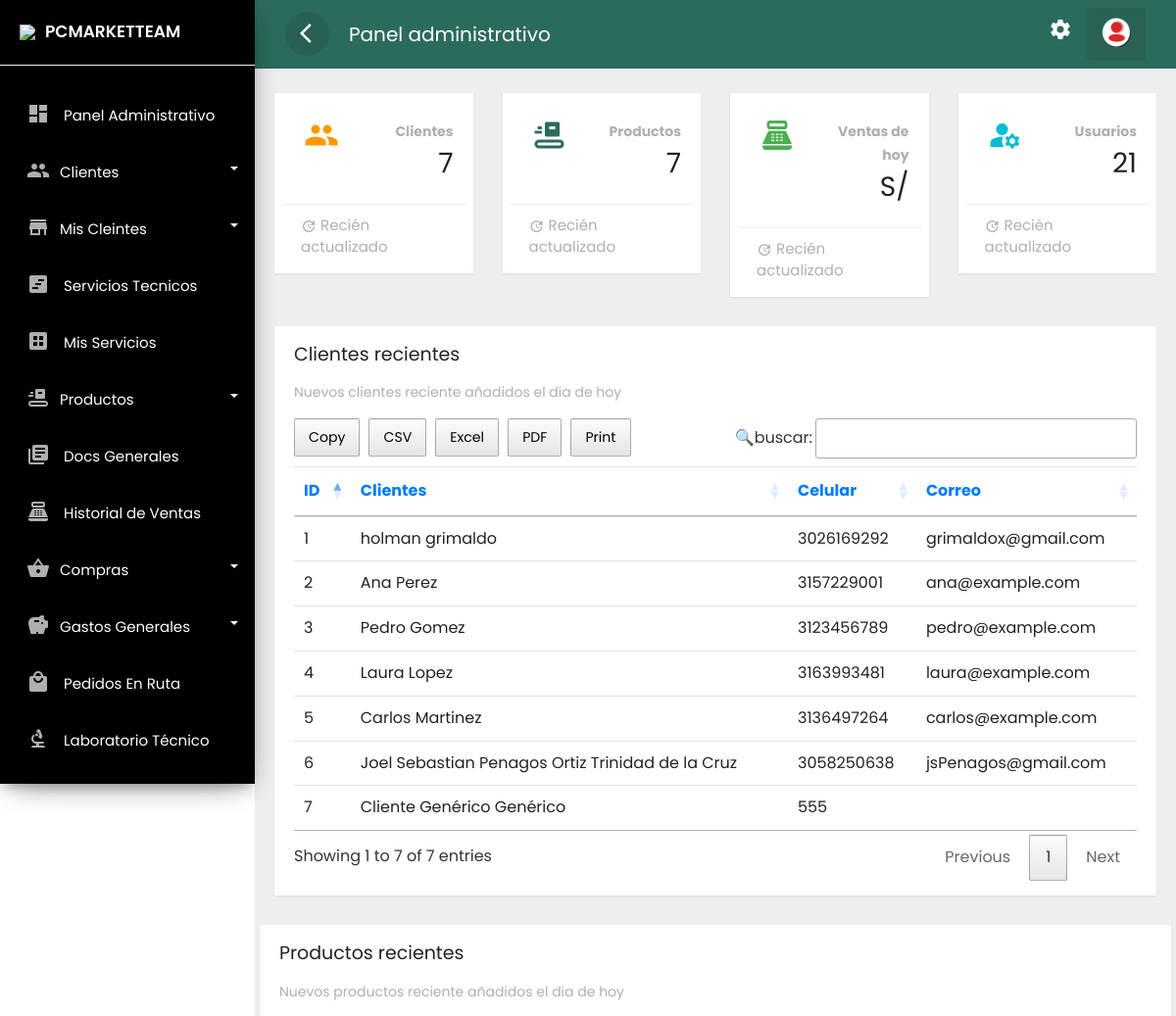
/frontend/administrador/escritorio.php (signed in, upper part), run on an earlier commit of the app's database.
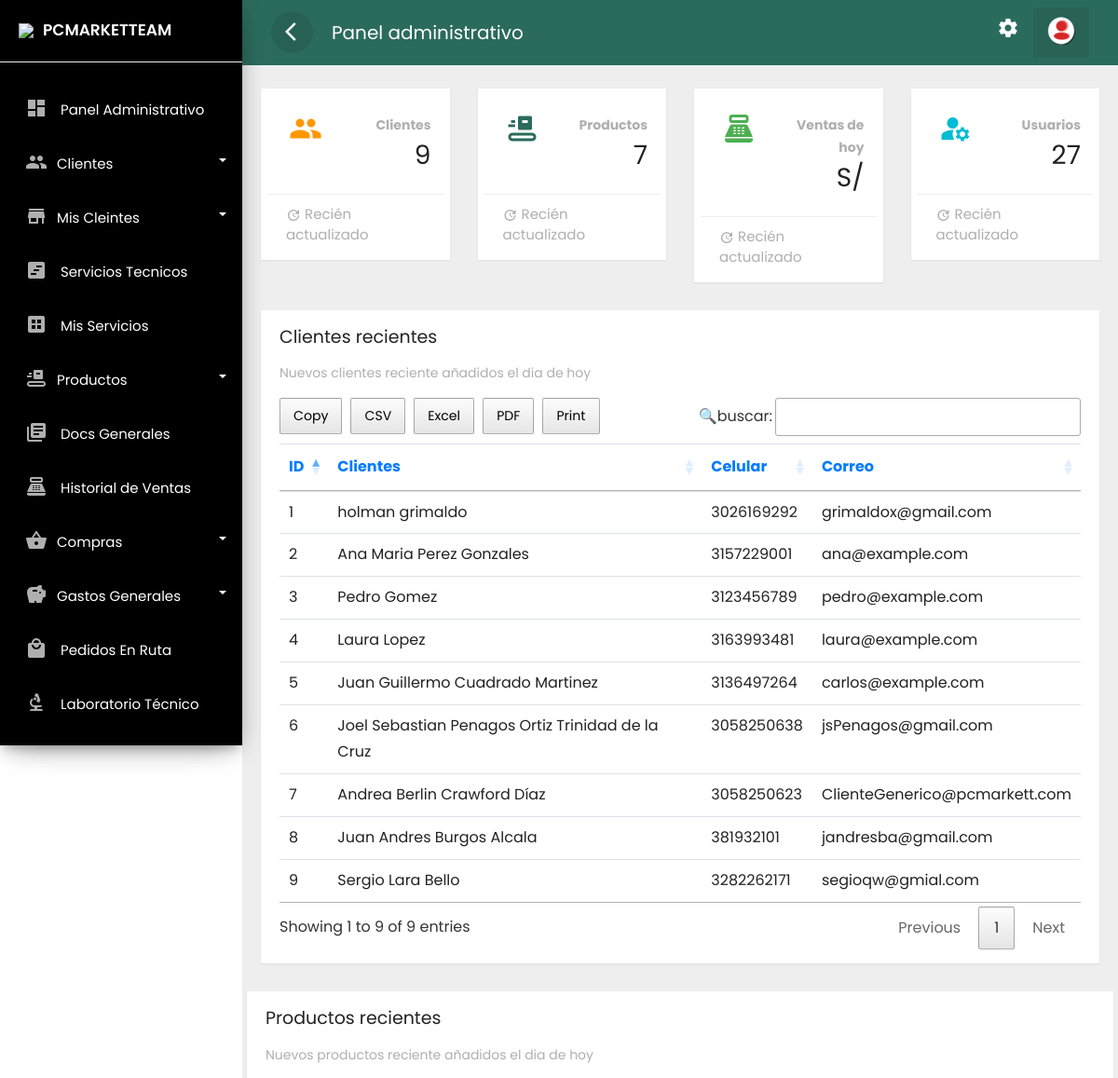
And on a later commit of the database.
### tables this page shows
CREATE TABLE `clientes` (
  `idclie` int(11) NOT NULL,
  `numid` char(8) NOT NULL,
  `nomcli` text NOT NULL,
  `apecli` text NOT NULL,
  `naci` date NOT NULL,
  `correo` text NOT NULL,
  `celu` char(10) NOT NULL,
  `estad` varchar(15) NOT NULL,
  `fere` timestamp NOT NULL DEFAULT current_timestamp(),
  `dircli` text DEFAULT NULL,
  `ciucli` text DEFAULT NULL,
  `idsede` text DEFAULT NULL
);

### frontend/administrador/escritorio.php (the view, shortened to what the changed rows need)
<?php if(isset($_SESSION['id'])) { ?>
<!doctype html>
<html lang="es">
<head>
    <link rel="stylesheet" href="../../backend/css/bootstrap.min.css">
    <link rel="stylesheet" href="../../backend/css/custom.css">
    <link rel="stylesheet" href="../../backend/css/loader.css">
    <link rel="stylesheet" type="text/css" href="../../backend/css/datatable.css">
    <link rel="stylesheet" type="text/css" href="../../backend/css/buttonsdataTables.css">
    <link rel="stylesheet" type="text/css" href="../../backend/css/font.css">
</head>
<body>
    <div class="wrapper">
        <?php    include_once '../layouts/nav.php';  include_once '../layouts/menu_data.php';    ?>
        <nav id="sidebar">
            <div class="sidebar-header">
                <h3><img src="../../backend/img/favicon.png" class="img-fluid"><span>PCMARKETTEAM</span></h3>
            </div>
            <?php renderMenu($menu); ?>
        </nav>
        <div id="content">
            <div class="top-navbar">
                <nav class="navbar navbar-expand-lg">
                    <div class="container-fluid">
                        <button type="button" id="sidebarCollapse" class="d-xl-block d-lg-block d-md-mone d-none">
                            <span class="material-icons">arrow_back_ios</span>
                        </button>
                        <a class="navbar-brand" href="#"> Panel administrativo </a>
                        <div class="collapse navbar-collapse d-lg-block d-xl-block d-sm-none d-md-none d-none"
                            id="navbarSupportedContent">
                            <ul class="nav navbar-nav ml-auto">
                                <li class="nav-item">
                                    <a class="nav-link" href="../cuenta/configuracion.php">
                                        <span class="material-icons">settings</span>
                                    </a>
                                </li>
                                <li class="dropdown nav-item active">
                                    <a href="#" class="nav-link" data-toggle="dropdown">
                                        <img src="../../backend/img/reere.png">
                                    </a>
                                </li>
                            </ul>
                        </div>
                    </div>
                </nav>
            </div>
            <div class="main-content">
                <div class="row">
                    <div class="col-lg-3 col-md-6 col-sm-6">
                        <div class="card card-stats">
                            <div class="card-header">
                                <div class="icon icon-warning">
                                    <span class="material-icons">group</span>
                                </div>
                            </div>
                            <div class="card-content">
                                <?php
                                    require '../../backend/bd/ctconex.php';
        $sql = "SELECT COUNT(*) total FROM clientes";
        $result = $connect->query($sql);
        $total = $result->fetchColumn();
         ?>
                                <p class="category"><strong>Clientes</strong></p>
                                <h3 class="card-title"><?php echo  $total; ?></h3>
                            </div>
                            <div class="card-footer">
                                <div class="stats">
                                    <i class="material-icons">update</i> Recién actualizado
                                </div>
                            </div>
                        </div>
                    </div>
                    <div class="col-lg-3 col-md-6 col-sm-6">
                        <div class="card card-stats">
                            <div class="card-header">
                                <div class="icon icon-rose">
                                    <span class="material-icons">conveyor_belt</span>
                                </div>
                            </div>
                            <div class="card-content">
                                <p class="category"><strong>Productos</strong></p>
                                <?php
        $sql = "SELECT COUNT(*) total FROM producto";
        $result = $connect->query($sql);
        $total = $result->fetchColumn();
         ?>
                                <h3 class="card-title"><?php echo  $total; ?></h3>
                            </div>
                            <div class="card-footer">
                                <div class="stats">
                                    <i class="material-icons">update</i> Recién actualizado
                                </div>
                            </div>
                        </div>
                    </div>
                    <div class="col-lg-3 col-md-6 col-sm-6">
                        <div class="card card-stats">
                            <div class="card-header">
                                <div class="icon icon-success">
                                    <span class="material-icons">
                                    </span>
                                </div>
                            </div>
                            <div class="card-content">
                                <?php
                                                $sql = "SELECT SUM(total_price) total_price,placed_on FROM orders where placed_on = CURDATE()";
                                                $result = $connect->query($sql);
                                                $total_price = $result->fetchColumn();
                                                 ?>
                                <p class="category"><strong>Ventas de hoy</strong></p>
                                <h3 class="card-title">S/<?php echo  $total_price; ?> </h3>
                            </div>
                            <div class="card-footer">
                                <div class="stats">
                                    <i class="material-icons">update</i> Recién actualizado
                                </div>
                            </div>
                        </div>
                    </div>
                    <div class="col-lg-3 col-md-6 col-sm-6">
                        <div class="card card-stats">
                            <div class="card-header">
                                <div class="icon icon-info">
                                    <span class="material-icons">
                                    </span>
                                </div>
                            </div>
                            <div class="card-content">
                                <?php
        $sql = "SELECT COUNT(*) total FROM usuarios";
        $result = $connect->query($sql);
        $total = $result->fetchColumn();
         ?>
                                <p class="category"><strong>Usuarios</strong></p>
                                <h3 class="card-title"><?php echo  $total; ?></h3>
                            </div>
                            <div class="card-footer">
                                <div class="stats">
                                    <i class="material-icons">update</i> Recién actualizado
                                </div>
                            </div>
                        </div>
                    </div>
                </div>
                <div class="row ">
                    <div class="col-lg-12 col-md-3">
                        <div class="card" style="min-height: 485px">
                            <div class="card-header card-header-text">
                                <h4 class="card-title">Clientes recientes</h4>
                                <p class="category">Nuevos clientes reciente añadidos el dia de hoy</p>
                            </div>
                            <div class="card-content table-responsive">
                                <?php
 $sentencia = $connect->prepare("SELECT * FROM clientes order BY idclie DESC;");
 $sentencia->execute();
$data =  array();
if($sentencia){
  while($r = $sentencia->fetchObject()){
    $data[] = $r;
  }
}
   ?>
                                <?php if(count($data)>0):?>
                                <table class="table table-hover" id="example">
                                    <thead class="text-primary">
                                        <tr>
                                            <th>ID</th>
                                            <th>Clientes</th>
                                            <th>Celular</th>
                                            <th>Correo</th>
                                        </tr>
                                    </thead>
                                    <tbody>
                                        <?php foreach($data as $g):?>
                                        <tr>
                                            <td><?php echo  $g->idclie; ?></td>
                                            <td><?php echo  $g->nomcli; ?> <?php echo  $g->apecli; ?></td>
                                            <td><?php echo  $g->celu; ?></td>
                                            <td><?php echo  $g->correo; ?></td>
                                        </tr>
                                        <?php endforeach; ?>
                                    </tbody>
                                </table>
                                <?php endif; ?>
                            </div>
                        </div>
                    </div>
                    <div class="row">
                        <div class="col-lg-12 col-md-3">
                            <div class="card" style="min-height: 485px">
                                <div class="card-header card-header-text">
                                    <h4 class="card-title">Productos recientes</h4>
                                    <p class="category">Nuevos productos reciente añadidos el dia de hoy</p>
                                </div>
                                <div class="card-content table-responsive">
                                </div>
                            </div>
                        </div>
                    </div>
                </div>
            </div>
</body>
</html>
<?php }else{
    header('Location: ../error404.php');
 } ?>

### frontend/layouts/nav.php
<?php
function renderMenu($items)
{
    echo '<ul class="list-unstyled components">';
    foreach ($items as $item) {
        if (isset($item['children'])) {
            echo '<li class="dropdown">
                    <a href="#' . $item['id'] . '" data-toggle="collapse" aria-expanded="false" class="dropdown-toggle">
                        <i class="material-icons">' . $item['icon'] . '</i><span>' . $item['label'] . '</span>
                    </a>
                    <ul class="collapse list-unstyled menu" id="' . $item['id'] . '">';
            renderMenu($item['children']);
            echo '</ul></li>';
        } else {
            echo '<li>
                    <a href="' . $item['url'] . '">
                        ' . (isset($item['icon']) ? '<i class="material-icons">' . $item['icon'] . '</i>' : '') . '
                        <span>' . $item['label'] . '</span>
                    </a>
                  </li>';
        }
    }
    echo '</ul>';
}
?>

What changed in the data, as far as the page shows it:
added clientes: idclie "9", nomcli "Sergio", apecli "Lara Bello", celu "3282262171", correo "segioqw@gmial.com"
added clientes: idclie "8", nomcli "Juan Andres", apecli "Burgos Alcala", celu "381932101", correo "jandresba@gmail.com"
changed clientes id 7: nomcli "Cliente Genérico" → "Andrea Berlin"; apecli "Genérico" → "Crawford Díaz"; celu "555" → "3058250623"; correo (not shown) → "ClienteGenerico@pcmarkett.com"
changed clientes "Martinez": nomcli "Carlos" → "Juan Guillermo Cuadrado"
changed clientes "ana@example.com": nomcli "Ana" → "Ana Maria"; apecli "Perez" → "Perez Gonzales"
Also different on the page:
$total: "7" → "9"
$total: "21" → "27"
text written by a page script: "Copy CSV Excel PDF Print 🔍buscar: Showing 1 to 7 of 7 entries Previous 1 Next" → "Copy CSV Excel PDF Print 🔍buscar: Showing 1 to 9 of 9 entries Previous 1 Next"
